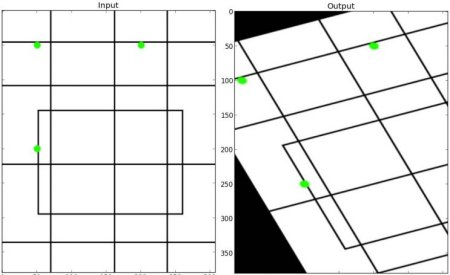
#> input picture 012_transformations/drawing.png, 450 x 275 px
$ python affine.py
#> lines starting #> are read from the running program, lines starting #| are printed output that depends on the picture
import cv2
import numpy as np
from matplotlib import pyplot as plt

img = cv2.imread('drawing.png')
#> img is the input picture: shape (275, 450, 3); mean B, G, R 227.1, 227.6, 227.1
rows,cols,ch = img.shape
#> rows = 275; cols = 450; ch = 3

pts1 = np.float32([[50,50],[200,50],[50,200]])
pts2 = np.float32([[10,100],[200,50],[100,250]])

M = cv2.getAffineTransform(pts1,pts2)

dst = cv2.warpAffine(img,M,(cols,rows))
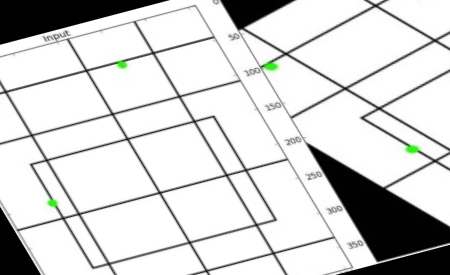
#> dst: shape (275, 450, 3); mean B, G, R 211.5, 212.1, 211.6

plt.subplot(121),plt.imshow(img),plt.title('Input')
plt.subplot(122),plt.imshow(dst),plt.title('Output')
plt.show()
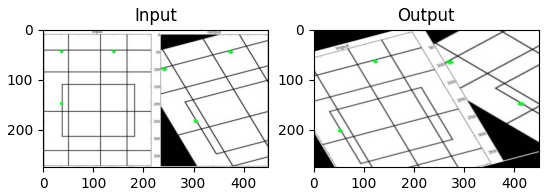
#> figure drawn by matplotlib, 2 panels; B, G, R data is drawn as R, G, B
